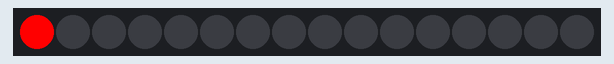
Recording of a sketch running on a simulated Arduino Uno, built with avr-gcc and run on an emulated ATmega328P. Shown: 16 RGB LEDs in strip order, left to right.

Above: at 0.15 s.
At 3.12 s:
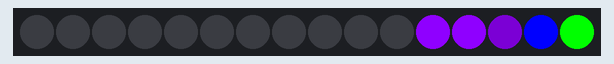
At 4.37 s:
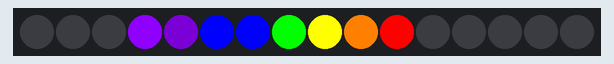
At 6.44 s:
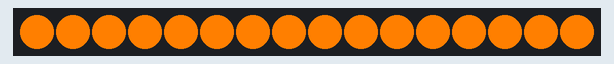
At 7.5 s:
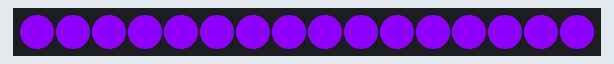
At 8.48 s:
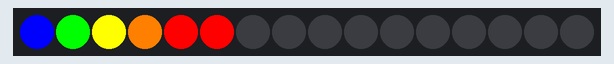

Measured:
- by itself, everything shown: repeats every 8.0 s, in 32 steps

The sketch:

neopixel.ino
```cpp
#include <Adafruit_NeoPixel.h>;
int PIN = 6;
int NUMPIXELS = 16;
Adafruit_NeoPixel pixels = Adafruit_NeoPixel(NUMPIXELS, PIN, NEO_GRB + NEO_KHZ800);
int retraso = 20;
int colores[][3]= {{255,0,0},{255,127,0},{255,255,0},{0,255,0},{0,0,255},{75,0,130},{143,0,255}};

void setup() {
  // put your setup code here, to run once:
   pixels.begin();
}

void loop() {
  // put your main code here, to run repeatedly:
  //Arcoiris hacia adelante
  for (int i = 0; i<23; i++){
    for (int j = 0; j<7; j++){
      if (i<16 and i-j>=0){
        pixels.setPixelColor(i-j, pixels.Color(colores[j][0],colores[j][1],colores[j][2]));
        pixels.show();
        delay (retraso);
      }else if (i>15 and i-j<16){
        pixels.setPixelColor(i-j, pixels.Color(colores[j][0],colores[j][1],colores[j][2]));
        pixels.show();
        delay (retraso);
      }
    }
    //Apagamos la cola que sobra
    if (i>6){
      pixels.setPixelColor(i-7, pixels.Color(0,0,0));
      pixels.show();
      delay (retraso);
    }
  }
  delay(5*retraso);
  //Arcoiris Hacia Atras
  for (int i = 15; i>=-7; i--){
    for (int j = 0; j<7; j++){
      if (j+i<16){
        pixels.setPixelColor(i+j, pixels.Color(colores[6-j][0],colores[6-j][1],colores[6-j][2]));
        pixels.show();
        delay (retraso);
      }else if (i<0 and i+j>=0){
        pixels.setPixelColor(i+j, pixels.Color(colores[6-j][0],colores[6-j][1],colores[6-j][2]));
        pixels.show();
        delay (retraso);
      }
    }
    //Apagamos la cola que sobra
    if (i<9){
      pixels.setPixelColor(i+7, pixels.Color(0,0,0));
      pixels.show();
      delay (retraso);
    }
  }
  delay(5*retraso);
  //Encendemos todos
  for (int i=0; i<7; i++){
    for (int j=0; j<16; j++){
        pixels.setPixelColor(j, pixels.Color(colores[i][0],colores[i][1],colores[i][2]));
        pixels.show();
        //delay (retraso);
    }
    delay (10*retraso);
  }
  //Apagamos Todos
  for (int j=0; j<16; j++){
      pixels.setPixelColor(j, pixels.Color(0,0,0));
      pixels.show();
  }
  delay(retraso*20);
}
```
